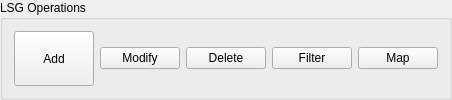
           <widget class="QGroupBox" name="operationsGroupBox">
            <property name="sizePolicy">
             <sizepolicy hsizetype="Preferred" vsizetype="Fixed">
              <horstretch>0</horstretch>
              <verstretch>0</verstretch>
             </sizepolicy>
            </property>
            <property name="minimumSize">
             <size>
              <width>421</width>
              <height>56</height>
             </size>
            </property>
            <property name="title">
             <string>LSG Operations</string>
            </property>
            <layout class="QGridLayout" name="gridLayout_3">
             <item row="0" column="0">
              <widget class="QPushButton" name="addPushButton">
               <property name="sizePolicy">
                <sizepolicy hsizetype="MinimumExpanding" vsizetype="Expanding">
                 <horstretch>0</horstretch>
                 <verstretch>0</verstretch>
                </sizepolicy>
               </property>
               <property name="maximumSize">
                <size>
                 <width>120</width>
                 <height>16777215</height>
                </size>
               </property>
               <property name="text">
                <string>Add</string>
               </property>
              </widget>
             </item>
             <item row="0" column="1">
              <widget class="QPushButton" name="modifyPushButton">
               <property name="sizePolicy">
                <sizepolicy hsizetype="MinimumExpanding" vsizetype="Fixed">
                 <horstretch>0</horstretch>
                 <verstretch>0</verstretch>
                </sizepolicy>
               </property>
               <property name="maximumSize">
                <size>
                 <width>120</width>
                 <height>16777215</height>
                </size>
               </property>
               <property name="text">
                <string>Modify</string>
               </property>
              </widget>
             </item>
             <item row="0" column="2">
              <widget class="QPushButton" name="closeOpPushButton">
               <property name="sizePolicy">
                <sizepolicy hsizetype="MinimumExpanding" vsizetype="Fixed">
                 <horstretch>0</horstretch>
                 <verstretch>0</verstretch>
                </sizepolicy>
               </property>
               <property name="maximumSize">
                <size>
                 <width>120</width>
                 <height>16777215</height>
                </size>
               </property>
               <property name="text">
                <string>Delete</string>
               </property>
              </widget>
             </item>
             <item row="0" column="3">
              <widget class="QPushButton" name="filterPushButton">
               <property name="sizePolicy">
                <sizepolicy hsizetype="MinimumExpanding" vsizetype="Fixed">
                 <horstretch>0</horstretch>
                 <verstretch>0</verstretch>
                </sizepolicy>
               </property>
               <property name="maximumSize">
                <size>
                 <width>120</width>
                 <height>16777215</height>
                </size>
               </property>
               <property name="text">
                <string>Filter</string>
               </property>
              </widget>
             </item>
             <item row="0" column="4">
              <widget class="QPushButton" name="mapPushButton">
               <property name="sizePolicy">
                <sizepolicy hsizetype="MinimumExpanding" vsizetype="Fixed">
                 <horstretch>0</horstretch>
                 <verstretch>0</verstretch>
                </sizepolicy>
               </property>
               <property name="maximumSize">
                <size>
                 <width>120</width>
                 <height>16777215</height>
                </size>
               </property>
               <property name="text">
                <string>Map</string>
               </property>
              </widget>
             </item>
            </layout>
           </widget>
